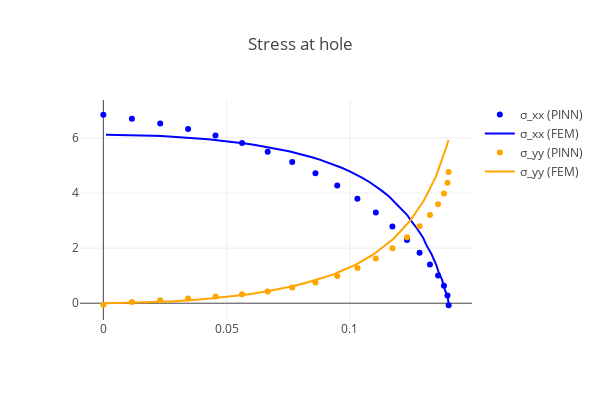

The notebook cell this image was saved under:
### Markdown cell above
## Visualization of results

### Code cell
val_rad_x = 0.14
val_plate = Plate(val_rad_x, N, M) 
data_input, data_output, data_hole = val_plate.load_reference_data()
val_collo, val_top, val_right, val_left, val_bottom, val_hole = val_plate.generate_dataset()

stress_hole = torch.vmap(sigma)(val_hole[:,:-2])
data_hole = np.loadtxt(f"data/hole_Rx={Rx}.csv", delimiter=",")
data_hole = data_hole[data_hole[:, 0].argsort()]

with torch.no_grad():
    fig = go.Figure()
    m1 = dict(color="blue")
    m2 = dict(color="orange")
    fig.add_trace(
        go.Scatter(
            x=hole[:, 0],
            y=stress_hole[:, 0, 0],
            marker=m1,
            mode="markers",
            name="σ_xx (PINN)",
        )
    )
    fig.add_trace(
        go.Scatter(
            x=data_hole[:, 0],
            y=data_hole[:, 2],
            marker=m1,
            mode="lines",
            name="σ_xx (FEM)",
        )
    )
    fig.add_trace(
        go.Scatter(
            x=hole[:, 0],
            y=stress_hole[:, 1, 1],
            marker=m2,
            mode="markers",
            name="σ_yy (PINN)",
        )
    )
    fig.add_trace(
        go.Scatter(
            x=data_hole[:, 0],
            y=data_hole[:, 3],
            marker=m2,
            mode="lines",
            name="σ_yy (FEM)",
        )
    )
    fig.update_layout(
        template="none", width=600, height=400, title="Stress at hole", showlegend=True
    )
    fig.show()

### Figure 1 — Plotly figure (JSON) as saved in the notebook; plotly's stock layout.template omitted (floating-point values rounded to 4 significant figures)
{"data": [{"marker": {"color": "blue"}, "mode": "markers", "name": "σ_xx (PINN)", "type": "scatter", "x": [0.14, 0.1395, 0.1381, 0.1357, 0.1324, 0.1282, 0.1231, 0.1172, 0.1105, 0.103, 0.09482, 0.08599, 0.07657, 0.06663, 0.05624, 0.04546, 0.03437, 0.02304, 0.01156, 8.573e-18], "y": [-0.07406, 0.2776, 0.6312, 1.002, 1.402, 1.834, 2.299, 2.788, 3.291, 3.79, 4.271, 4.721, 5.13, 5.494, 5.811, 6.086, 6.322, 6.525, 6.7, 6.841]}, {"marker": {"color": "blue"}, "mode": "lines", "name": "σ_xx (FEM)", "type": "scatter", "x": [0.001067, 0.004735, 0.008401, 0.01053, 0.0142, 0.01786, 0.01999, 0.02364, 0.0273, 0.02942, 0.03306, 0.0367, 0.03881, 0.04243, 0.04605, 0.04815, 0.05175, 0.05534, 0.05742, 0.06099, 0.06454, 0.0666, 0.07013, 0.07364, 0.07567, 0.07914, 0.08259, 0.08459, 0.08799, 0.09137, 0.09332, 0.09663, 0.09991, 0.1018, 0.105, 0.1081, 0.1099, 0.113, 0.116, 0.1176, 0.1205, 0.1232, 0.1247, 0.1273, 0.1296, 0.1309, 0.133, 0.1349, 0.1359, 0.1373, 0.1385, 0.139, 0.1397, 0.14], "y": [6.112, 6.111, 6.106, 6.103, 6.096, 6.085, 6.079, 6.065, 6.048, 6.039, 6.018, 5.994, 5.98, 5.952, 5.92, 5.902, 5.865, 5.824, 5.8, 5.753, 5.7, 5.67, 5.61, 5.545, 5.507, 5.431, 5.348, 5.3, 5.204, 5.101, 5.038, 4.917, 4.785, 4.703, 4.548, 4.381, 4.274, 4.078, 3.865, 3.715, 3.468, 3.201, 3.001, 2.703, 2.378, 2.117, 1.785, 1.414, 1.15, 0.8442, 0.4857, 0.3555, 0.1881, -0.03941]}, {"marker": {"color": "orange"}, "mode": "markers", "name": "σ_yy (PINN)", "type": "scatter", "x": [0.14, 0.1395, 0.1381, 0.1357, 0.1324, 0.1282, 0.1231, 0.1172, 0.1105, 0.103, 0.09482, 0.08599, 0.07657, 0.06663, 0.05624, 0.04546, 0.03437, 0.02304, 0.01156, 8.573e-18], "y": [4.763, 4.369, 3.984, 3.597, 3.201, 2.797, 2.391, 1.995, 1.621, 1.282, 0.9909, 0.7524, 0.5661, 0.4257, 0.321, 0.2405, 0.1738, 0.111, 0.04091, -0.05164]}, {"marker": {"color": "orange"}, "mode": "lines", "name": "σ_yy (FEM)", "type": "scatter", "x": [0.001067, 0.004735, 0.008401, 0.01053, 0.0142, 0.01786, 0.01999, 0.02364, 0.0273, 0.02942, 0.03306, 0.0367, 0.03881, 0.04243, 0.04605, 0.04815, 0.05175, 0.05534, 0.05742, 0.06099, 0.06454, 0.0666, 0.07013, 0.07364, 0.07567, 0.07914, 0.08259, 0.08459, 0.08799, 0.09137, 0.09332, 0.09663, 0.09991, 0.1018, 0.105, 0.1081, 0.1099, 0.113, 0.116, 0.1176, 0.1205, 0.1232, 0.1247, 0.1273, 0.1296, 0.1309, 0.133, 0.1349, 0.1359, 0.1373, 0.1385, 0.139, 0.1397, 0.14], "y": [-0.001205, 0.003507, 0.007097, 0.009625, 0.01942, 0.02808, 0.03378, 0.04973, 0.06451, 0.07347, 0.09632, 0.1179, 0.1304, 0.1611, 0.1904, 0.2062, 0.2463, 0.2848, 0.305, 0.3562, 0.4054, 0.4306, 0.4954, 0.5576, 0.591, 0.6718, 0.7494, 0.7928, 0.8945, 0.9922, 1.048, 1.177, 1.301, 1.375, 1.54, 1.698, 1.796, 2.011, 2.212, 2.343, 2.614, 2.862, 3.036, 3.373, 3.671, 3.899, 4.286, 4.606, 4.859, 5.224, 5.483, 5.659, 5.863, 5.924]}], "layout": {"height": 400, "showlegend": true, "title": {"text": "Stress at hole"}, "width": 600}}
